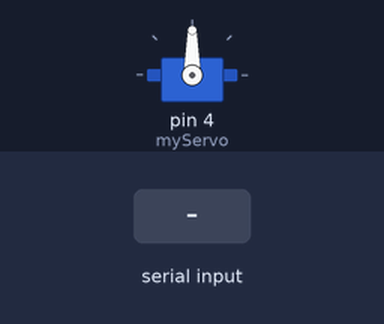
A sketch run on a simulated Arduino Uno, built with avr-gcc and run on an emulated ATmega328P. On the bench: servo. Inputs (shaded band) come from the test bench.

Above: at 1.2 s.
1.3 s: "30,150,10\n" received over Serial
At 3.5 s:
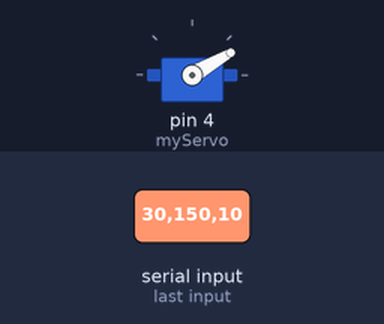
3.8 s: "5\n" received over Serial
At 5.3 s:
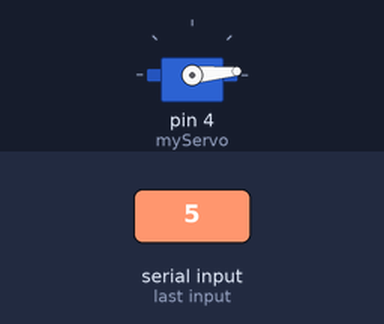
6.3 s: "30,150\n" received over Serial
At 8.6 s:
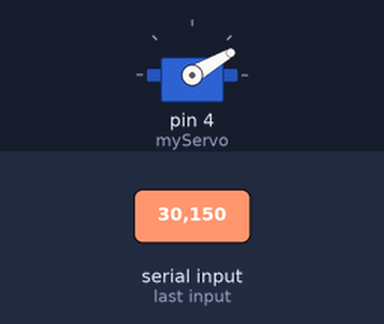
Timing chart, 0 to 10.1 s (numbered marks = the images above; inputs shaded):
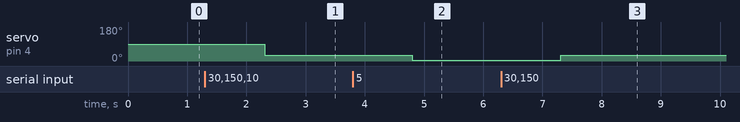

The sketch:

angleControlSerialComms.ino
```cpp
#include <Servo.h>

String myCmd;
Servo myServo;

void setup() {
  Serial.begin(9600);
  myServo.attach(4);


}

void loop() {
  while(!Serial.available()){
    delay(10);
  }

  myCmd = Serial.readStringUntil('\r');
  if (myCmd.toInt() > 80){
    myServo.write(80);
  }
  else if (myCmd.toInt() < 0){
    myServo.write(0);
  }
  else if (myCmd.toInt() <= 80 && myCmd.toInt() >= 0){
    myServo.write(myCmd.toInt());
  }
  else {
    myServo.write(40);
  }


}
```

Measured:
- after the input at 1.3 s, servo on pin 4 (myServo): 90° → 30° after 1.0 s
- after the input at 3.8 s, servo on pin 4 (myServo): 30° → 5° after 1.0 s
- after the input at 6.3 s, servo on pin 4 (myServo): 5° → 30° after 1.0 s
